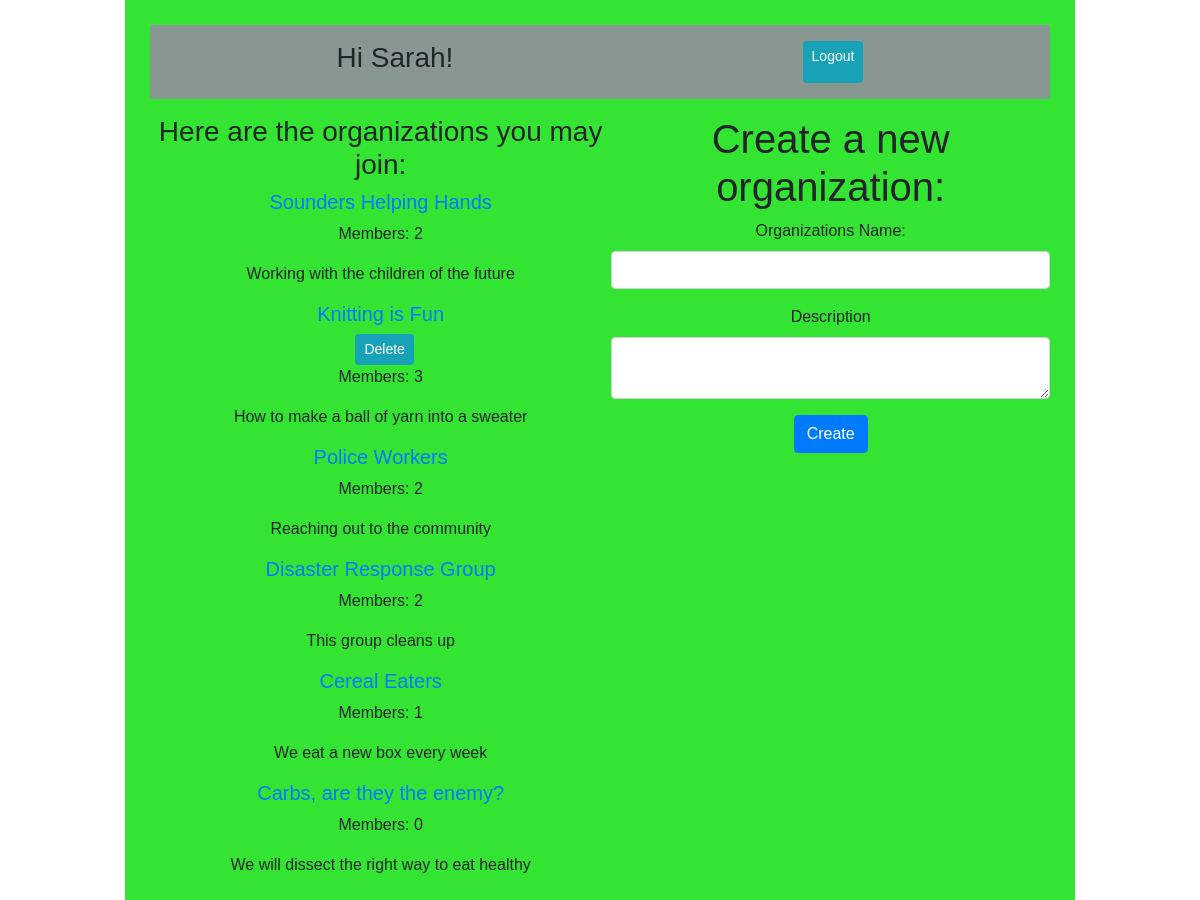
/success (signed in), run on the app's committed database.
### exam_app/models.py (models this page shows)
class User(models.Model):
    first_name = models.CharField(max_length=50)
    last_name = models.CharField(max_length=50)
    email = models.EmailField()
    password = models.CharField(max_length=50)
    created_at = models.DateTimeField(auto_now_add=True)
    updated_at = models.DateTimeField(auto_now=True)
    objects = UserManager()

class Group(models.Model):
    org_name = models.CharField(max_length=255)
    desc = models.CharField(max_length=255)
    creator = models.ForeignKey(User, related_name="has_created_groups", on_delete=models.CASCADE)
    joined_by = models.ManyToManyField(User, related_name="joined_groups")
    created_at = models.DateTimeField(auto_now_add=True)
    updated_at = models.DateTimeField(auto_now=True)
    objects = GroupManager()

### exam_app/views.py (the view)
# urls.py: path('success', views.success),
def success(request):
    if 'user_id' not in request.session:
        return redirect('/')
    else:
        context = {
            'all_groups': Group.objects.all(),
            'this_user': User.objects.get(id=request.session['user_id'])
        }
        return render(request, 'main_page.html', context)

### exam_app/templates/main_page.html (shortened to what this page needs)
<!DOCTYPE html>
<html lang="en">
<head>
    <link rel="stylesheet" href="https://stackpath.bootstrapcdn.com/bootstrap/4.5.2/css/bootstrap.min.css">
    {% load static %}
    <link rel="stylesheet" href="{% static 'style.css' %}">
</head>
<body>
    <div id='wrap'>
        <nav>
            <h3>Hi {{request.session.greeting}}!</h3>
            <a href="/logout" role="button" class="btn btn-sm btn-info ml-2 text-white">Logout</a>
        </nav>
        <div id='write'>
            <div class="list">
                <h3>Here are the organizations you may join:</h3>
                {% for group in all_groups %}
                {% if this_user in group.joined_by.all %}
                <div class="container">
                    <h5><a href="/groups/{{group.id}}">{{group.org_name}}</a></h5>
                    {% if group.creator.id == request.session.user_id %}
                    <a href="/delete/{{group.id}}"role="button" class="btn btn-sm btn-info ml-2 text-white">Delete</a>
                    {% endif %}
                    <p>Members: {{ group.joined_by.count }}</p>
                    <p>{{group.desc}}</p>
                </div>
                {% endif %}
                {% endfor %}
                {% for group in all_groups %}
                {% if this_user not in group.joined_by.all %}
                <div class="container">
                    <h5><a href="/groups/{{group.id}}">{{group.org_name}}</a></h5>
                    <p>Members: {{ group.joined_by.count }}</p>
                    <p>{{group.desc}}</p>
                </div>
                {% endif %}
                {% endfor %}
            </div>
            <div class="create">
                <h1>Create a new organization:</h1>
                <form action="groups/create" method="post">
                    <div class="form-group">
                        <label for="org_name">Organizations Name:</label>
                        <input type="text" name="org_name" id="org_name" class="form-control">
                    </div>
                    <div class="form-group">
                        <label for="desc">Description</label>
                        <textarea name="desc" id="desc" class="form-control"></textarea>
                    </div>
                    <button class="btn button btn-primary">Create</button>
                </form>
            </div>
        </div>
    </div>
</body>
</html>

### exam_app/static/style.css (style rules this page uses)
nav { background-color: #899793; display: flex; justify-content: space-around; margin-bottom: 1em; padding: 1em; }
#wrap { margin: 0px auto; background-color: rgb(51, 228, 51); width: 950px; font-family: sans-serif; padding: 25px; }
#write { display: flex; text-align: center; }
.create { display: block; align-items: baseline; border: black; }

### data on the page
User: session.greeting "Sarah"
Group: org_name "Sounders Helping Hands", joined_by.count "2", desc "Working with the children of the future"
Group: org_name "Knitting is Fun", joined_by.count "3", desc "How to make a ball of yarn into a sweater"
Group: org_name "Police Workers", joined_by.count "2", desc "Reaching out to the community"
Group: org_name "Disaster Response Group", joined_by.count "2", desc "This group cleans up"
Group: org_name "Cereal Eaters", joined_by.count "1", desc "We eat a new box every week"
Group: org_name "Carbs, are they the enemy?", joined_by.count "0", desc "We will dissect the right way to eat healthy"
